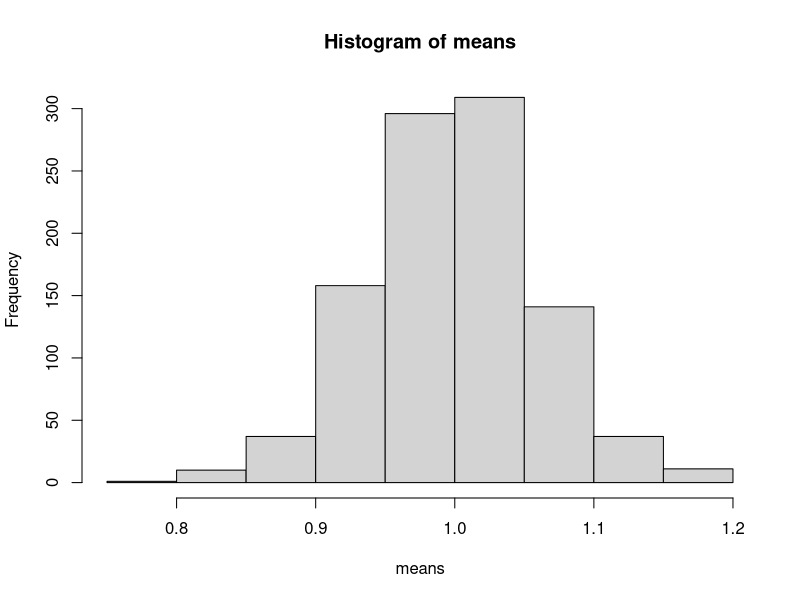
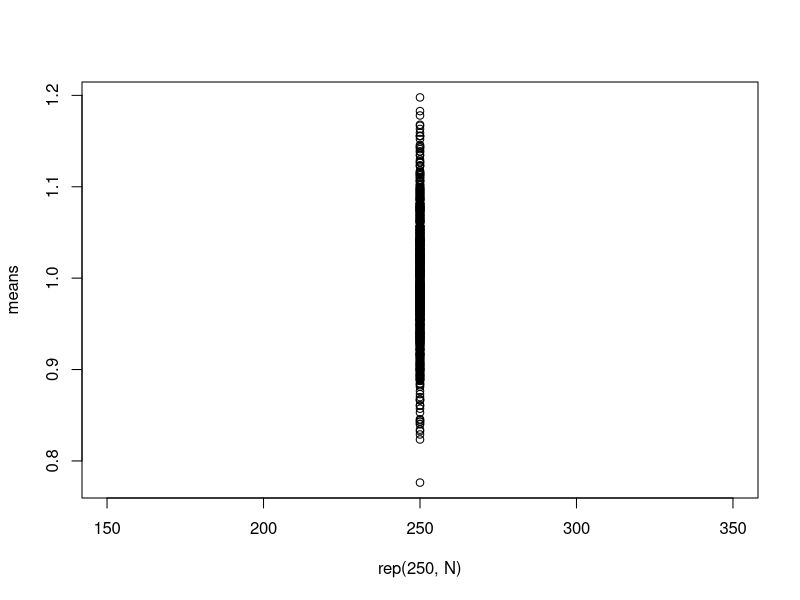
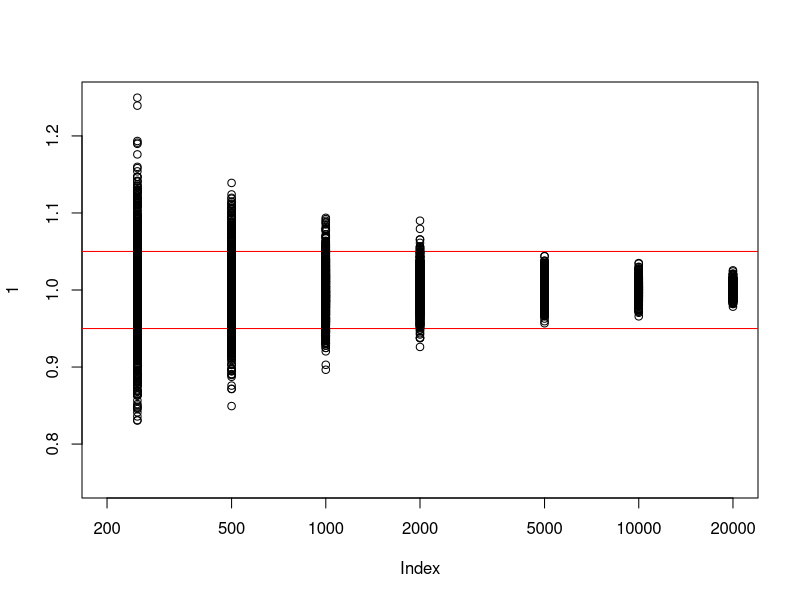
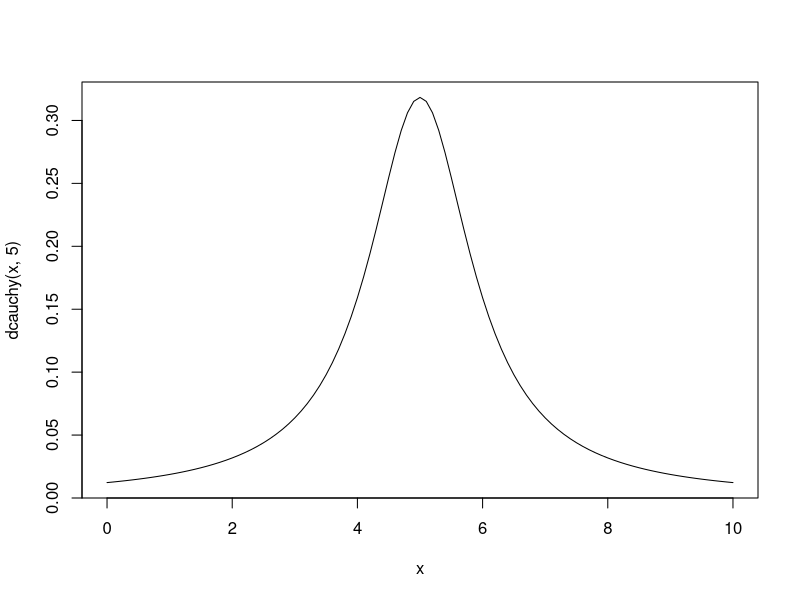
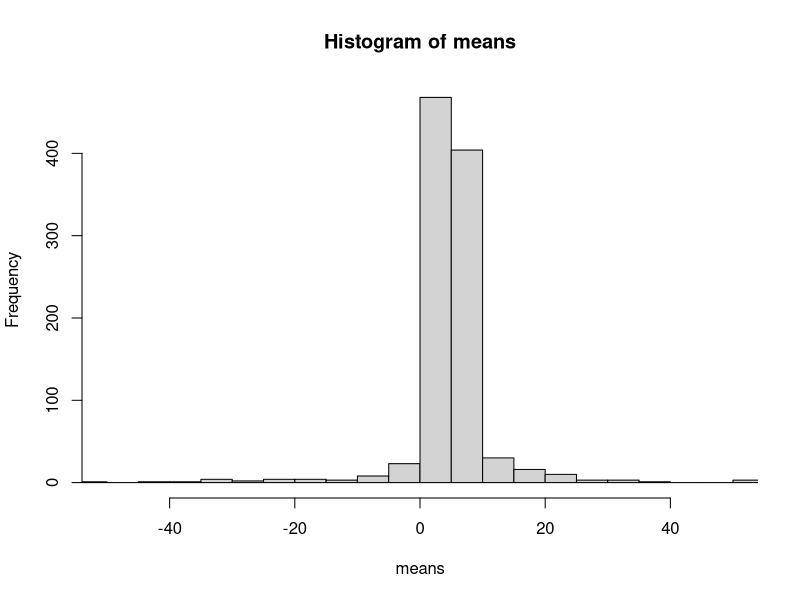
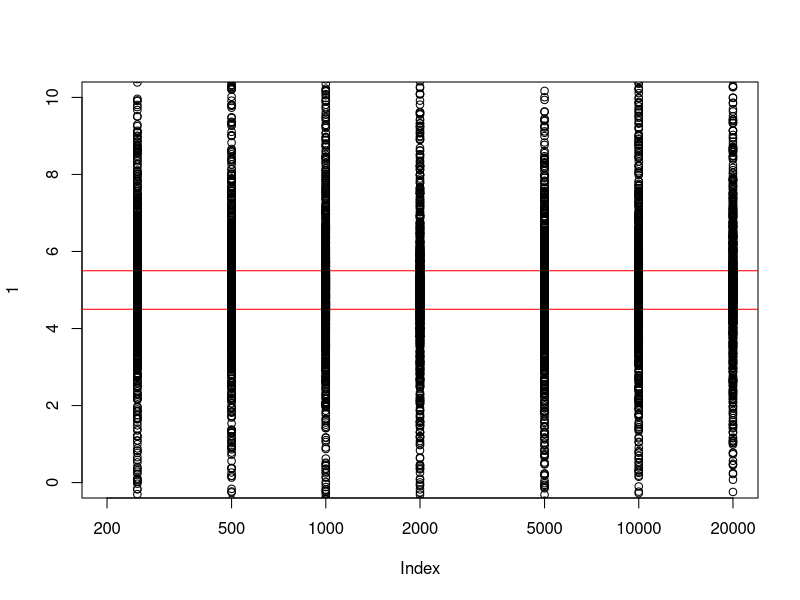
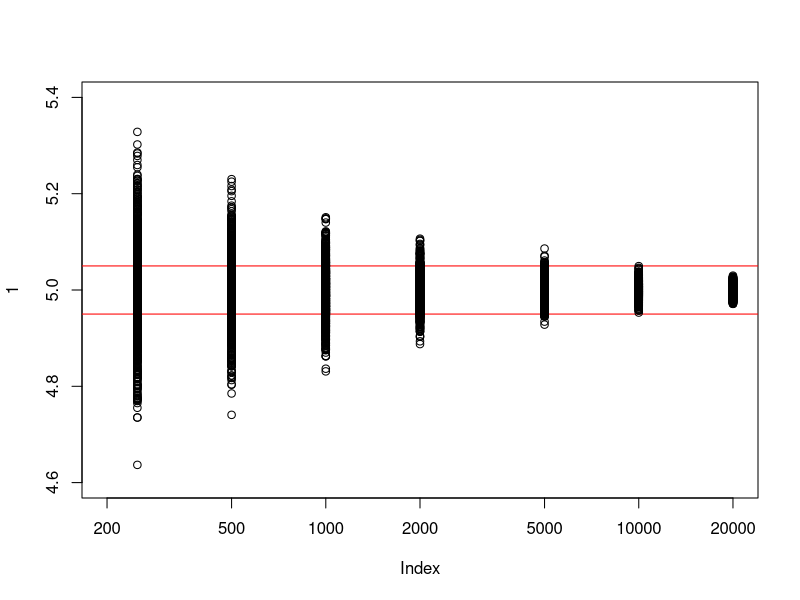
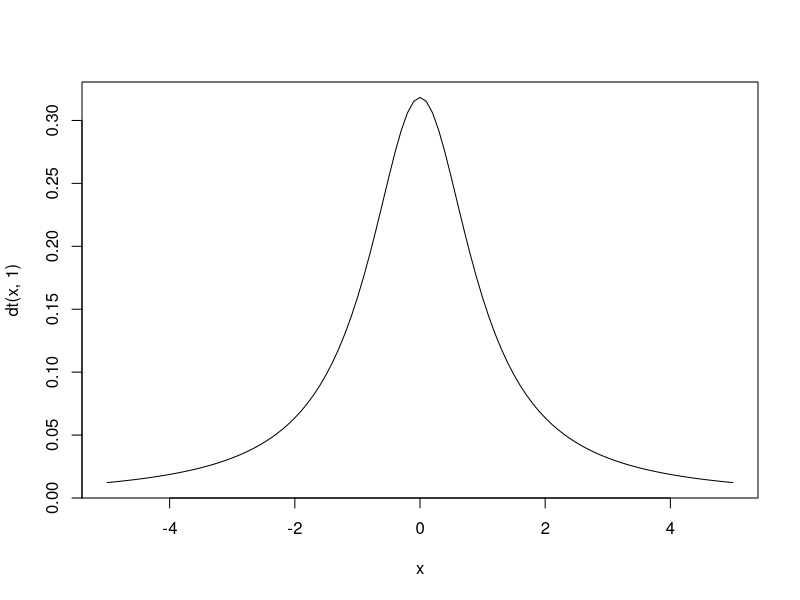

These figures' R source, in order:
#Math E-156 Script 7D-Consistent.R

#Based on section 6.3.4, pages 157-159 of the textbook

#Topic 1 - the sample mean is a consistent estimator of the expectation.
#If the MSE of an estimator approaches zero for large n, it is consistent.
#Special case of Example 6.17 - sample from the exponential distribution with lambda = 1
#Samples have size 250, and we repeat the experiment 1000 times
#We will be pleased if our estimate of lambda (the sample mean) is within epsilon of lambda
n <- 250; N = 1000; means = numeric(N); epsilon = 0.05
for (i in 1:N){
  x <- rexp(n, 1)      #generate a sample
  means[i] = mean(x)   #save the sample mean
}
hist(means)            #with sample size of 250, the CLT is pretty good
mean(abs(means -1) > epsilon)     #but we miss our ambitious target most of the time

#Here is another way to display the variability of the estimator
plot( rep(250, N), means)

#Make a plot like Figure 6.7
#Repeat with still larger values of the sample size n
plot(1, xlim= c(200, 20000), ylim = c(0.75, 1.25), log = "x", type = "n") #use log scale on the x axis
abline(h = c(1 + epsilon, 1- epsilon), col = "red") #we want to get inside this band
for (n in c(250, 500, 1000, 2000, 5000, 10000, 20000)){
  means = numeric(N);
  for (i in 1:N){
    x <- rexp(n, 1)
    means[i] = mean(x)
  }
  points( rep(n, N), means)
}

#Topic 2 - an example of an estimator that is not consistent
#Consistent means that for large n all the points get between the red lines
n <- 250; N = 1000; means = numeric(N); epsilon = .5  #much larger epsilon
#Repeat our procedure with the Cauchy distribution, whose expectation is undefined
curve(dcauchy(x,5), from = 0, to = 10)
for (i in 1:N){
  x <- rcauchy(n, 5)   #symmetric around theta = 5
  means[i] = mean(x)
}
hist(means, breaks = 100, xlim = c(-50, 50))  #lots of outliers are not shown
mean(abs(means -5) > epsilon) #miss the target most of the time

#Now do this for several values of n
plot(1, xlim= c(200, 20000), ylim = c(0, 10), log = "x", type = "n")
abline(h = c(5 + epsilon, 5- epsilon), col = "red")
N = 1000;  epsilon = 0.05
for (n in c(250, 500, 1000, 2000, 5000, 10000, 20000)){
  means = numeric(N);
  for (i in 1:N){
    x <- rcauchy(n,5, 1)
    means[i] = mean(x)
  }
  points( rep(n, N), means)
}
#Increasing n accomplishes nothing -- the mean is not a consistent estimator

#Example 6.18: the median of a Cauchy distribution is a consistent estimator
plot(1, xlim= c(200, 20000), ylim = c(4.6, 5.4), log = "x", type = "n")
abline(h = c(5 + epsilon, 5- epsilon), col = "red")
N = 1000;  epsilon = 0.5
for (n in c(250, 500, 1000, 2000, 5000, 10000, 20000)){
  medians = numeric(N);
  for (i in 1:N){
    x <- rcauchy(n,5, 1)
    medians[i] = median(x)
  }
  points( rep(n, N), medians)
}

#Topic 3 - the sample mean can be a consistent estimator even when the variance is infinite
#Use a Student's t distribution with 2 degrees of freedom (one degree of freedom would be Cauchy)
#This distribution has an expectation of 0 but its variance is infinite!
curve(dt(x, 1),from = -5 , to = 5)   #Cauchy
curve(dt(x, 2),from = -5, to = 5)
n <- 250; N = 1000; means = numeric(N); vars = numeric(N); epsilon = .05
mean(rt(n,2)); var(rt(n,2)) #the sample variance has to be finite!
#Try again with larger samples
n <- 1000; mean(rt(n,2)); var(rt(n,2)) #the sample variance has to be finite but does not get smaller!
n<- 5000; mean(rt(n,2)); var(rt(n,2)) #the sample variance must be finite but does not get smaller!
#Look at the sampling distribution 
for (i in 1:N){
  x <- rt(n, 2)   #rt(n, 1) would give Cauchy with theta = 0
  means[i] = mean(x)
  vars[i] = var(x)
}
hist(means, breaks = 100, xlim = c(-1, 1))  #long tails
hist(vars, breaks = 1000, xlim = c(7, 30))  #long tails
mean(abs(means) > epsilon)   #miss the target about 1/3 of the time
#Again do a plot for several values of the sample size n
N = 1000;  epsilon = 0.25
plot(1, xlim= c(200, 20000), ylim = c(-1, 1), log = "x", type = "n")
abline(h = c(epsilon, -epsilon), col = "red")
for (n in c(250, 500, 1000, 2000, 5000, 10000, 20000)){
  means = numeric(N);
  for (i in 1:N){
    x <- rt(n,2)
    means[i] = mean(x)
  }
  points( rep(n, N), means)
}
#So the sample mean is a consistent estimator
#Do the same sort of plot for the sample variance
N = 1000;  epsilon = 5 #not a very ambitious target
plot(1, xlim= c(200, 20000), ylim = c(4, 30), log = "x", type = "n")
abline(h = c(10+ epsilon, 10 -epsilon), col = "red")  #10 is arbitrary - no limit exists
for (n in c(250, 500, 1000, 2000, 5000, 10000, 20000)){
  vars = numeric(N);
  for (i in 1:N){
    x <- rt(n,2)
    vars[i] = var(x)
  }
  points( rep(n, N), vars)
}
#The sample variance is finite, but it does not converge to anything
